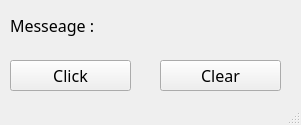
<?xml version="1.0" encoding="UTF-8"?>
<ui version="4.0">
 <class>MainWindow</class>
 <widget class="QMainWindow" name="MainWindow">
  <property name="geometry">
   <rect>
    <x>0</x>
    <y>0</y>
    <width>301</width>
    <height>125</height>
   </rect>
  </property>
  <property name="windowTitle">
   <string>MainWindow</string>
  </property>
  <widget class="QWidget" name="centralwidget">
   <widget class="QPushButton" name="pushButton">
    <property name="geometry">
     <rect>
      <x>10</x>
      <y>60</y>
      <width>121</width>
      <height>31</height>
     </rect>
    </property>
    <property name="font">
     <font>
      <family>맑은 고딕</family>
      <pointsize>12</pointsize>
     </font>
    </property>
    <property name="mouseTracking">
     <bool>false</bool>
    </property>
    <property name="focusPolicy">
     <enum>Qt::StrongFocus</enum>
    </property>
    <property name="layoutDirection">
     <enum>Qt::LeftToRight</enum>
    </property>
    <property name="text">
     <string>Click</string>
    </property>
    <property name="flat">
     <bool>false</bool>
    </property>
   </widget>
   <widget class="QLabel" name="label">
    <property name="geometry">
     <rect>
      <x>10</x>
      <y>10</y>
      <width>91</width>
      <height>31</height>
     </rect>
    </property>
    <property name="font">
     <font>
      <family>나눔고딕</family>
      <pointsize>12</pointsize>
     </font>
    </property>
    <property name="text">
     <string>Messeage :</string>
    </property>
   </widget>
   <widget class="QPushButton" name="pushButton_2">
    <property name="geometry">
     <rect>
      <x>160</x>
      <y>60</y>
      <width>121</width>
      <height>31</height>
     </rect>
    </property>
    <property name="font">
     <font>
      <family>맑은 고딕</family>
      <pointsize>12</pointsize>
     </font>
    </property>
    <property name="mouseTracking">
     <bool>false</bool>
    </property>
    <property name="focusPolicy">
     <enum>Qt::StrongFocus</enum>
    </property>
    <property name="layoutDirection">
     <enum>Qt::LeftToRight</enum>
    </property>
    <property name="text">
     <string>Clear</string>
    </property>
    <property name="flat">
     <bool>false</bool>
    </property>
   </widget>
   <widget class="QLabel" name="label_2">
    <property name="geometry">
     <rect>
      <x>100</x>
      <y>10</y>
      <width>181</width>
      <height>31</height>
     </rect>
    </property>
    <property name="font">
     <font>
      <family>나눔고딕</family>
      <pointsize>12</pointsize>
     </font>
    </property>
    <property name="text">
     <string/>
    </property>
   </widget>
  </widget>
  <widget class="QMenuBar" name="menubar">
   <property name="geometry">
    <rect>
     <x>0</x>
     <y>0</y>
     <width>301</width>
     <height>21</height>
    </rect>
   </property>
  </widget>
  <widget class="QStatusBar" name="statusbar"/>
 </widget>
 <resources/>
 <connections/>
</ui>
